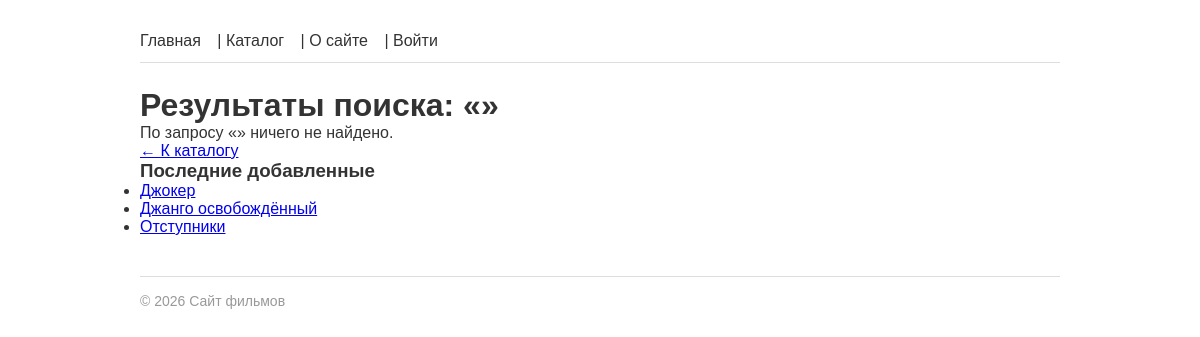
Page /films/search/ on the committed database.
### films/models.py (models this page shows, shortened)
class Film(models.Model):
    title = models.CharField(max_length=200, verbose_name='Название')
    year = models.PositiveIntegerField(validators=[validate_film_year], verbose_name='Год выпуска')
    description = models.TextField(blank=True, verbose_name='Описание')
    rating = models.DecimalField(max_digits=3, decimal_places=1, default=0.0, verbose_name='Рейтинг')
    slug = models.SlugField(max_length=200, unique=True, blank=True)
    poster = models.ImageField(
        upload_to='posters/',
        blank=True,
        validators=[
                validate_file_size,
                FileExtensionValidator(allowed_extensions=['jpg', 'jpeg', 'png', 'webp'])
            ],
        verbose_name='Постер'
    )
    created_at = models.DateTimeField(auto_now_add=True, verbose_name='Дата добавления')
    director = models.ForeignKey(
        'Director', on_delete=models.SET_NULL, null=True, blank=True,
        related_name='films', verbose_name='Режиссёр'
    )
    genres = models.ManyToManyField('Genre', blank=True, related_name='films', verbose_name='Жанры')
    actors = models.ManyToManyField('Actor', blank=True, related_name='films', verbose_name='Актёры')
    objects = FilmManager()
    class Meta:
        ordering = ['-year']
        verbose_name = 'Фильм'
        verbose_name_plural = 'Фильмы'
    def get_absolute_url(self):
        return reverse('films:film_detail', kwargs={'slug': self.slug})

### films/views.py (the view)
# urls.py: path('films/search/', views.search_film, name='search_film'),
def search_film(request):
    query = request.GET.get('q', '').strip()
    films = Film.objects.none()
    if query:
        films = Film.objects.search(query)
    paginator = Paginator(films, 10)          # по 10 фильмов на странице
    page_number = request.GET.get('page', 1)  # номер страницы из GET-параметра
    try:
        page_obj = paginator.page(page_number)
    except InvalidPage:
        raise Http404('Страница не найдена')
    context = {
        'films': page_obj.object_list,   # объекты текущей страницы
        'page_obj': page_obj,
        'paginator': paginator,
        'is_paginated': paginator.num_pages > 1,
        'query': query,
    }
    return render(request, 'films/search_results.html', context)

### films/models.py (called while the page is built)
    def recent(self, count=5):
        return self.order_by('-created_at')[:count]

### films/templatetags/film_tags.py (called while the page is built)
@register.simple_tag
def current_year():
    return datetime.date.today().year

@register.inclusion_tag('films/includes/latest_films.html')
def latest_films(count=3):
    films = Film.objects.recent(count)
    return {'films': films}

### films/templates/films/search_results.html (shortened to what this page needs)
{% extends 'base.html' %}
{% block content %}
    <h1>Результаты поиска: «{{ query }}»</h1>
    {% for film in films %}
        {% include 'films/includes/film_card.html' %}
    {% empty %}
        <p>По запросу «{{ query }}» ничего не найдено.</p>
    {% endfor %}
    <a href="{% url 'films:film_list' %}">← К каталогу</a>
{% endblock %}

### films/templates/films/includes/latest_films.html
{% load film_tags %}
<div class="latest-films">
    <h3>Последние добавленные</h3>
    <ul>
    {% for film in films %}
        <li><a href="{{ film.get_absolute_url }}">{{ film.title }}</a></li>
    {% empty %}
        <li>Фильмов пока нет.</li>
    {% endfor %}
    </ul>
</div>

### static/css/base.css (style rules this page uses)
* { box-sizing: border-box; margin: 0; padding: 0; }
body { font-family: Arial, sans-serif; max-width: 960px; margin: 0 auto; padding: 20px; color: #333; }

### rows in the picture
Film: title "Джокер"
Film: title "Джанго освобождённый"
Film: title "Отступники"
